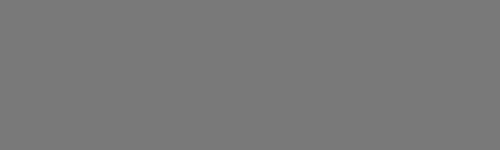
Frame 1 (no input)
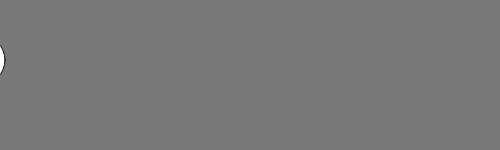
Frame 60 (no input)
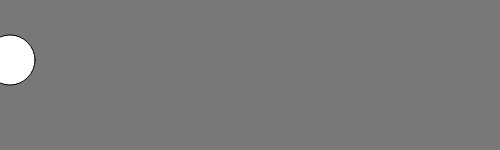
Frame 120 (the mouse pressed at the canvas centre since frame 60)

The p5.js sketch that drew these frames (run headless with seeded random() and noise() and a simulated clock; from frame 60 on, the mouse is pressed at the canvas centre):

// p5.js sketch
// ── sketch.js
let x = -50;
let d= 50;
let speed = 0.5; 
function setup() { 
	createCanvas(500, 150);
} 
function draw() {  
	background(120); 
	x += speed;
	if(x>width+d/2){
		x=-d/2;
	}
	ellipse(x, 60, d, d); 
}
